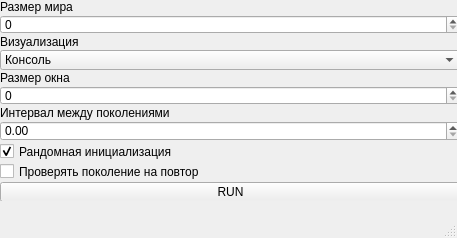
<?xml version="1.0" encoding="UTF-8"?>
<ui version="4.0">
 <class>MainWindow</class>
 <widget class="QMainWindow" name="MainWindow">
  <property name="geometry">
   <rect>
    <x>0</x>
    <y>0</y>
    <width>457</width>
    <height>238</height>
   </rect>
  </property>
  <property name="windowTitle">
   <string>MainWindow</string>
  </property>
  <widget class="QWidget" name="centralwidget">
   <widget class="QWidget" name="verticalLayoutWidget">
    <property name="geometry">
     <rect>
      <x>0</x>
      <y>0</y>
      <width>461</width>
      <height>201</height>
     </rect>
    </property>
    <layout class="QVBoxLayout">
     <property name="spacing">
      <number>1</number>
     </property>
     <property name="sizeConstraint">
      <enum>QLayout::SetNoConstraint</enum>
     </property>
     <item>
      <widget class="QLabel" name="label">
       <property name="text">
        <string>Размер мира</string>
       </property>
      </widget>
     </item>
     <item>
      <widget class="QSpinBox" name="sbWorldSize">
       <property name="maximum">
        <number>1000</number>
       </property>
       <property name="displayIntegerBase">
        <number>10</number>
       </property>
      </widget>
     </item>
     <item>
      <widget class="QLabel" name="label_2">
       <property name="text">
        <string>Визуализация</string>
       </property>
      </widget>
     </item>
     <item>
      <widget class="QComboBox" name="cbOutType">
       <item>
        <property name="text">
         <string>Консоль</string>
        </property>
       </item>
       <item>
        <property name="text">
         <string>Черепаха</string>
        </property>
       </item>
      </widget>
     </item>
     <item>
      <widget class="QLabel" name="label_3">
       <property name="text">
        <string>Размер окна</string>
       </property>
      </widget>
     </item>
     <item>
      <widget class="QSpinBox" name="sbWindowSize">
       <property name="enabled">
        <bool>true</bool>
       </property>
       <property name="maximum">
        <number>10000</number>
       </property>
       <property name="displayIntegerBase">
        <number>10</number>
       </property>
      </widget>
     </item>
     <item>
      <widget class="QLabel" name="label_4">
       <property name="text">
        <string>Интервал между поколениями</string>
       </property>
      </widget>
     </item>
     <item>
      <widget class="QDoubleSpinBox" name="dsbDelay"/>
     </item>
     <item>
      <widget class="QCheckBox" name="cbRandomInit">
       <property name="text">
        <string>Рандомная инициализация</string>
       </property>
       <property name="checked">
        <bool>true</bool>
       </property>
      </widget>
     </item>
     <item>
      <widget class="QCheckBox" name="cbCheckRepeat">
       <property name="text">
        <string>Проверять поколение на повтор</string>
       </property>
      </widget>
     </item>
     <item>
      <widget class="QPushButton" name="pbRun">
       <property name="text">
        <string>RUN</string>
       </property>
      </widget>
     </item>
    </layout>
   </widget>
  </widget>
  <widget class="QMenuBar" name="menubar">
   <property name="geometry">
    <rect>
     <x>0</x>
     <y>0</y>
     <width>457</width>
     <height>21</height>
    </rect>
   </property>
  </widget>
  <widget class="QStatusBar" name="statusbar"/>
 </widget>
 <resources/>
 <connections/>
</ui>
